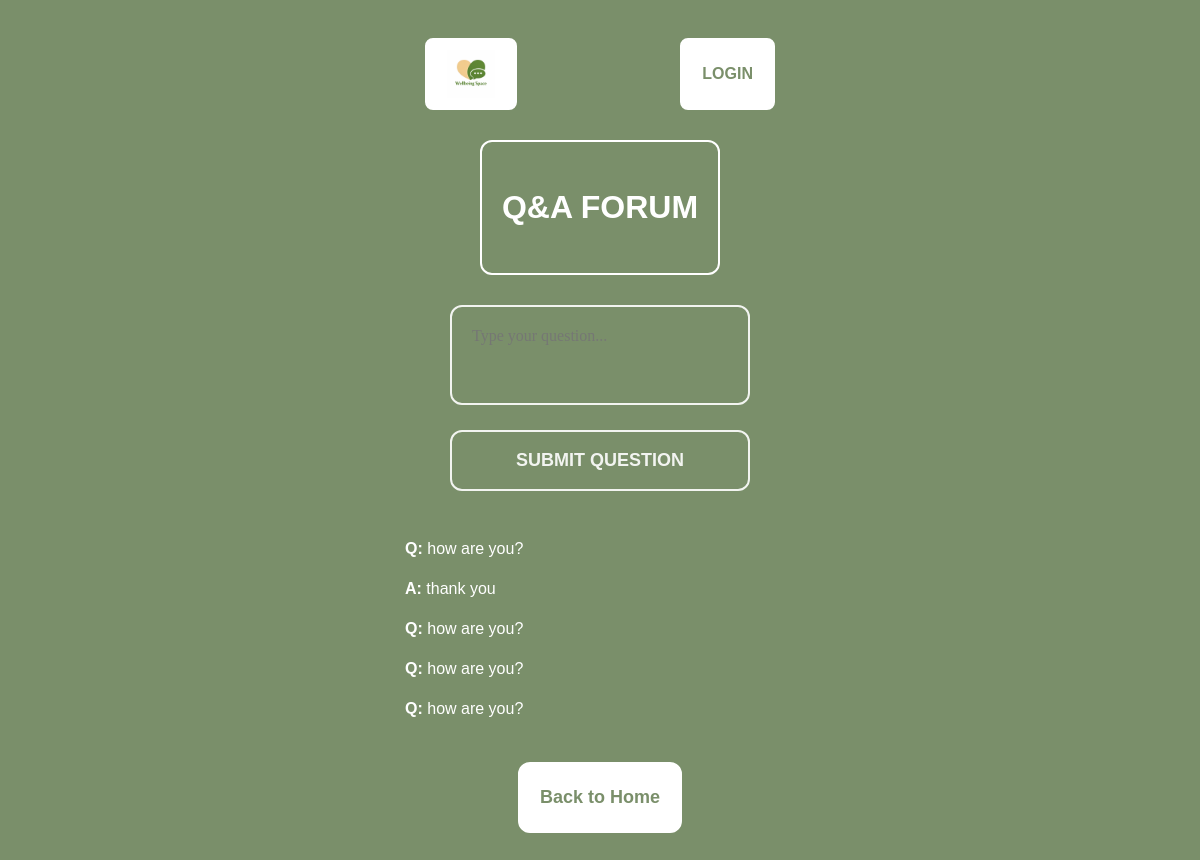
The app's page /qa_forum, older data.
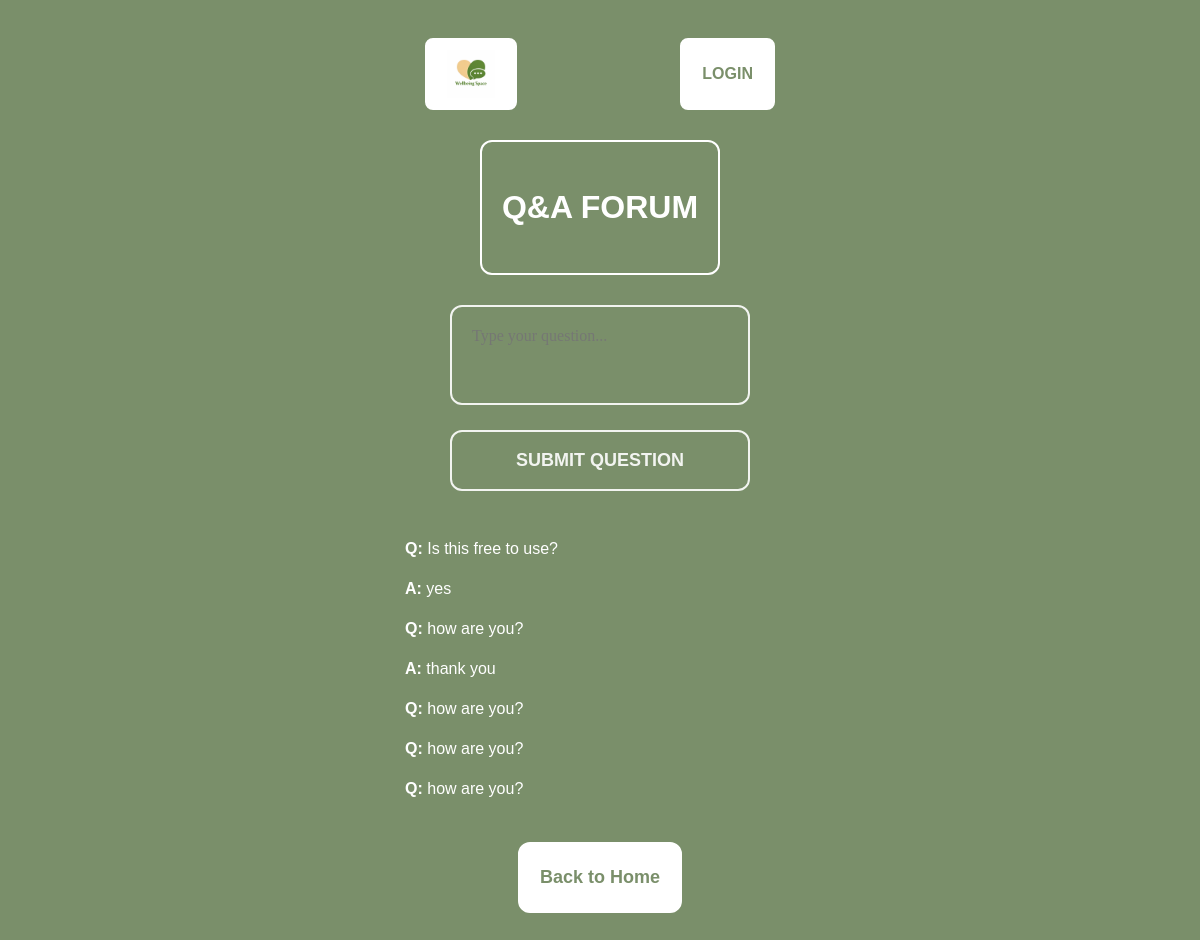
The same page, newer data.
### models.py (models this page shows)
class Question(db.Model):
    id = db.Column(db.Integer, primary_key=True)
    content = db.Column(db.Text, nullable=False)
    timestamp = db.Column(db.DateTime, default=lambda: datetime.now(timezone.utc))
    user_id = db.Column(db.Integer, db.ForeignKey('user.id'), nullable=True)

class Answer(db.Model):
    id = db.Column(db.Integer, primary_key=True)
    content = db.Column(db.Text, nullable=False)
    timestamp = db.Column(db.DateTime, default=lambda: datetime.now(timezone.utc))
    question_id = db.Column(db.Integer, db.ForeignKey('question.id'), nullable=False)
    admin_id = db.Column(db.Integer, db.ForeignKey('user.id'), nullable=False)

### app.py (the view)
@app.route("/qa_forum")
def qa_forum():
    role = session.get("role", "user")
    questions = Question.query.order_by(Question.timestamp.desc()).all()
    answers = Answer.query.all()
    return render_template("qa_forum.html", role=role, questions=questions, answers=answers)

### templates/QA_Forum.html (shortened to what this page needs)
<!DOCTYPE html>
<html>
<head>
    <link rel="stylesheet" href="{{ url_for('static', filename='css/style.css') }}">
</head>
<body class="page-bg">
<div class="mobile-wrapper">
    <div class="top-bar">
        <a href="/" class="top-btn">
            <img src="{{ url_for('static', filename='images/logo.png') }}" alt="Logo" class="logo-img">
        </a>
        <a href="/login" class="top-btn">LOGIN</a>
    </div>
    <div class="page-header">
        <h1>Q&A FORUM</h1>
    </div>
     <div class="question-form">
        <form id="questionForm">
            <textarea class="typing-box2" name="question" placeholder="Type your question..." required></textarea>
             <button type="submit" class="placeholder-action login-btn">SUBMIT QUESTION</button>
        </form>
    </div>
    <div id="questionList" class="question-list">
        {% for q in questions %}
            <div class="question-box">
                <p><strong>Q:</strong> {{ q.content }}</p>
                {% for a in answers %}
                {% if a.question_id == q.id %}
                <p class="answer"><strong>A:</strong> {{ a.content }}</p>
                {% endif %}
                {% endfor %}
            </div>
            {% endfor %}
    </div>
    <a href="/" class="feature-btn">Back to Home</a>
</div>
</body>
</html>

### static/css/style.css (style rules this page uses)
:root { --primary: #7A8F6A; --secondary: #D9CBB8; --accent: #C57A5A; --surface: #EFE8DA; --text: #4A3F35; }
body { font-size: 16px; line-height: 1.5; font-family: 'Merriweather', serif; overflow-x: hidden; }
.mobile-wrapper { width: 100%; max-width: 430px; margin: 0 auto; padding: 0 20px; box-sizing: border-box; display: flex; flex-direction: column; align-items: center; overflow-x: hidden; }
.page-bg, .home-bg { background-color: var(--primary); min-height: 100vh; padding: 30px; }
.top-bar { display: flex; justify-content: space-between; align-items: center; width: 100%; max-width: 430px; margin: 0 auto 30px auto; padding: 0 20px; }
.logo-img { height: 48px; width: auto; }
.top-btn { background-color: white; color: var(--primary); padding: 10px 20px; border: 2px solid white; border-radius: 8px; font-weight: 700; text-decoration: none; display: inline-flex; align-items: center; height: 48px; transition: 0.2s ease; }
.login-btn { background-color: transparent; border: 2px solid white; color: white; font-weight: 700; border-radius: 12px; transition: 0.2s ease; display: block; width: 100%; text-align: center; padding: 18px; margin-top: 20px; }
.page-header { border: 2px solid white; padding: 20px; border-radius: 12px; text-align: center; color: white; margin-bottom: 30px; transition: 0.2s ease; }
.feature-btn { background-color: white; color: var(--primary); padding: 20px; border-radius: 12px; text-align: center; font-size: 18px; font-weight: 700; border: 2px solid white; text-decoration: none; transition: 0.2s ease; display: block; margin-bottom: 15px; margin-top: 25px; }
.placeholder-action, .login-btn, .link-btn { border: 2px solid white; border-radius: 12px; padding: 18px; margin-top: 20px; text-align: center; color: white; font-weight: 700; opacity: 0.9; font-size: 18px; transition: 0.2s ease; cursor: pointer; display: block; text-decoration: none; background-color: transparent; margin-top: 25px; }
.typing-box2 { width: 300px; height: 100px; box-sizing: border-box; border: 2px solid white; border-radius: 12px; background-color: transparent; color: white; padding: 20px; font-size: 16px; font-family: 'Merriweather', serif; opacity: 0.9; resize: none; outline: none; margin: 0 auto; display: block; }
.question-form { margin-bottom: 30px; text-align: center; }
.question-list { width: 100%; max-width: 430px; margin: 0 auto; text-align: left; overflow-x: hidden; }
body { background-color: #7b8e6a; font-family: 'Poppins', sans-serif; color: white; text-align: center; }
textarea { width: 70%; height: 60px; border-radius: 8px; border: none; padding: 10px; resize: none; }
.top-bar, .welcome-box, .feature-grid { width: 100%; max-width: 430px; box-sizing: border-box; }

Row changes from the older to the newer data that the page shows:
added Question: content "Is this free to use?"
added Answer: content "yes", shown under "Is this free to use?"
